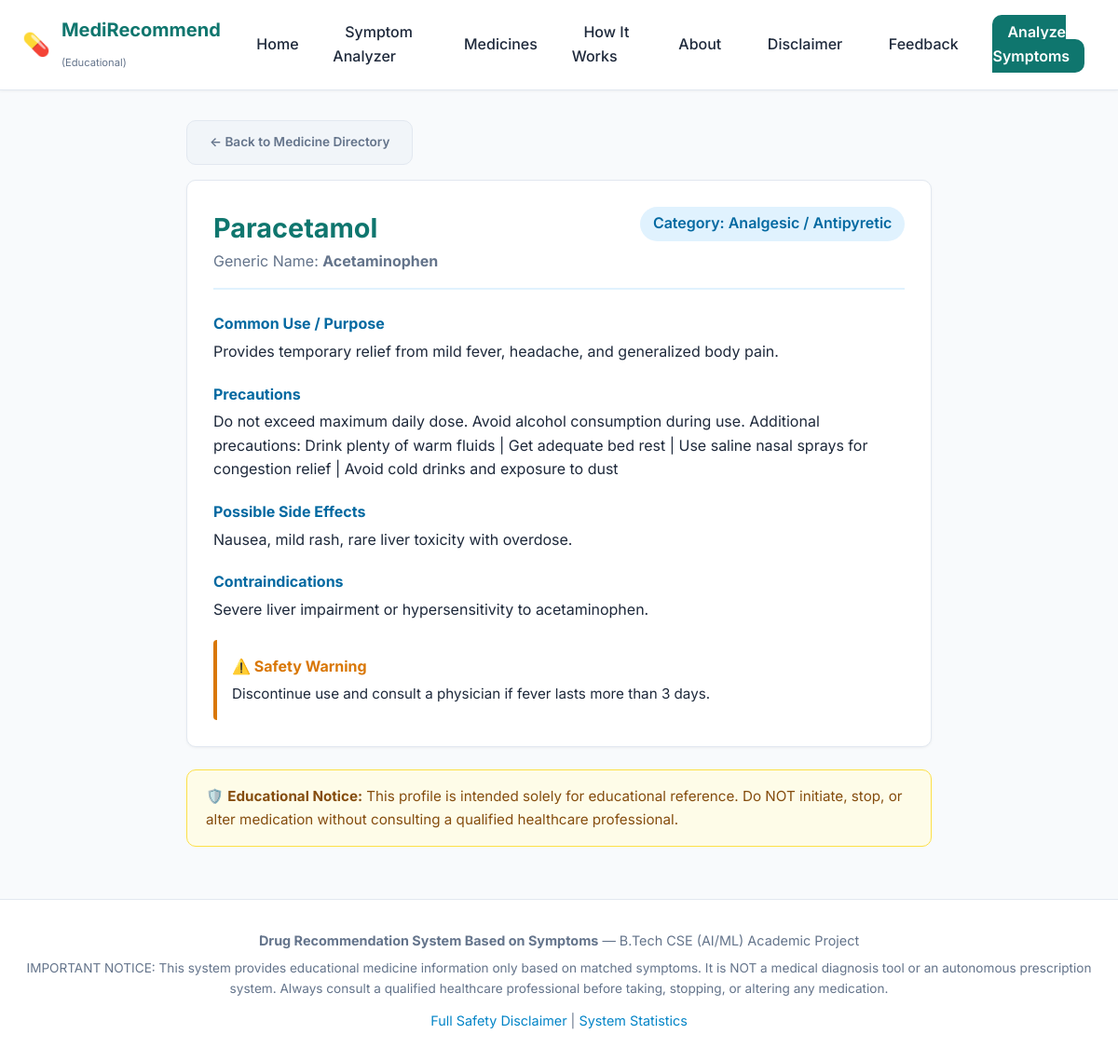
/medicine/22, run on the app's committed database.
### tables this page shows
CREATE TABLE medicines (
            id INTEGER PRIMARY KEY AUTOINCREMENT,
            medicine_name TEXT NOT NULL,
            generic_name TEXT,
            category TEXT,
            description TEXT,
            common_use TEXT,
            precautions TEXT,
            side_effects TEXT,
            contraindications TEXT,
            warning TEXT
        );

### app.py (the view)
@app.route('/medicine/<int:med_id>')
def medicine_detail(med_id):
    med = get_medicine_by_id(med_id)
    if not med:
        return render_template('404.html'), 404
    return render_template('medicine_detail.html', medicine=med)

### app.py (called while the page is built)
@app.context_processor
def inject_global_data():
    return {
        'global_disclaimer': Config.DISCLAIMER_TEXT
    }

### src/database.py (called while the page is built)
def get_db_connection():
    conn = sqlite3.connect(Config.DATABASE_PATH)
    conn.row_factory = sqlite3.Row
    return conn

def get_medicine_by_id(medicine_id):
    conn = get_db_connection()
    cursor = conn.cursor()
    row = cursor.execute("SELECT * FROM medicines WHERE id = ?", (medicine_id,)).fetchone()
    conn.close()
    return dict(row) if row else None

### templates/medicine_detail.html (shortened to what this page needs)
{% extends 'base.html' %}
{% block content %}
<div style="max-width: 800px; margin: 0 auto;">
    <div style="margin-bottom: 1rem;">
        <a href="{{ url_for('medicines') }}" class="btn btn-clear" style="font-size: 0.85rem;">← Back to Medicine Directory</a>
    </div>
    <div class="card">
        <div style="display: flex; justify-content: space-between; align-items: flex-start; flex-wrap: wrap; border-bottom: 2px solid #e0f2fe; padding-bottom: 1rem;">
            <div>
                <h1 style="color: var(--primary-color); font-size: 1.8rem;">{{ medicine.medicine_name }}</h1>
                <p style="color: var(--text-muted); font-size: 1rem;">Generic Name: <strong>{{ medicine.generic_name or 'N/A' }}</strong></p>
            </div>
            <span style="background: #e0f2fe; color: #0369a1; padding: 0.35rem 0.85rem; border-radius: 20px; font-weight: 600;">
                Category: {{ medicine.category or 'General' }}
            </span>
        </div>
        <div style="margin-top: 1.5rem; display: flex; flex-direction: column; gap: 1.25rem;">
            <div>
                <h4 style="color: var(--secondary-hover); margin-bottom: 0.25rem;">Common Use / Purpose</h4>
                <p>{{ medicine.common_use or 'Information not available in dataset.' }}</p>
            </div>
            <div>
                <h4 style="color: var(--secondary-hover); margin-bottom: 0.25rem;">Precautions</h4>
                <p>{{ medicine.precautions or 'Consult a qualified healthcare professional.' }}</p>
            </div>
            <div>
                <h4 style="color: var(--secondary-hover); margin-bottom: 0.25rem;">Possible Side Effects</h4>
                <p>{{ medicine.side_effects or 'N/A' }}</p>
            </div>
            {% if medicine.contraindications %}
                <div>
                    <h4 style="color: var(--secondary-hover); margin-bottom: 0.25rem;">Contraindications</h4>
                    <p>{{ medicine.contraindications }}</p>
                </div>
            {% endif %}
            {% if medicine.warning %}
                <div style="background: #fffbeeb; border-left: 4px solid var(--warning-color); padding: 1rem; border-radius: 4px;">
                    <h4 style="color: var(--warning-color); margin-bottom: 0.25rem;">⚠️ Safety Warning</h4>
                    <p style="font-size: 0.95rem;">{{ medicine.warning }}</p>
                </div>
            {% endif %}
        </div>
    </div>
    <div class="disclaimer-banner">
        🛡️ <strong>Educational Notice:</strong> This profile is intended solely for educational reference. Do NOT initiate, stop, or alter medication without consulting a qualified healthcare professional.
    </div>
</div>
{% endblock %}

### static/css/style.css (style rules this page uses)
:root { --primary-color: #0f766e; --primary-hover: #115e59; --secondary-color: #0284c7; --secondary-hover: #0369a1; --background-light: #f8fafc; --card-bg: #ffffff; --text-dark: #1e293b; --text-muted: #64748b; --border-color: #e2e8f0; --danger-color: #e11d48; --warning-color: #d97706; --success-color: #16a34a; --radius-sm: 6px; --radius-md: 10px; --radius-lg: 16px; --shadow-sm: 0 1px 3px rgba(0, 0, 0, 0.05); --shadow-md: 0 4px 12px rgba(0, 0, 0, 0.08); --shadow-lg: 0 10px 25px rgba(0, 0, 0, 0.1); --font-sans: 'Inter', -apple-system, BlinkMacSystemFont, 'Segoe UI', Roboto, sans-serif; }
* { box-sizing: border-box; margin: 0; padding: 0; }
body { font-family: var(--font-sans); background-color: var(--background-light); color: var(--text-dark); line-height: 1.6; display: flex; flex-direction: column; min-height: 100vh; }
a { color: var(--secondary-color); text-decoration: none; transition: color 0.2s ease; }
.btn { display: inline-block; padding: 0.75rem 1.5rem; font-size: 1rem; font-weight: 600; border-radius: var(--radius-md); border: none; cursor: pointer; transition: all 0.2s ease; text-align: center; }
.btn-clear { background-color: #f1f5f9; color: var(--text-muted); border: 1px solid var(--border-color); }
.card { background-color: var(--card-bg); border: 1px solid var(--border-color); border-radius: var(--radius-md); padding: 1.75rem; margin-bottom: 1.5rem; box-shadow: var(--shadow-sm); }
.disclaimer-banner { background-color: #fefce8; border: 1px solid #fde047; color: #854d0e; border-radius: var(--radius-md); padding: 1rem 1.25rem; margin-bottom: 1.5rem; font-size: 0.95rem; }

### data on the page
medicines: medicine_name "Paracetamol", generic_name "Acetaminophen", category "Analgesic / Antipyretic", common_use "Provides temporary relief from mild fever, headache, and generalized body pain.", precautions "Do not exceed maximum daily dose. Avoid alcohol consumption during use. Additional precautions: Drink plenty of warm fluids | Get adequate bed rest | Use saline nasal sprays for congestion relief | Avoid cold drinks and exposure to dust", side_effects "Nausea, mild rash, rare liver toxicity with overdose.", contraindications "Severe liver impairment or hypersensitivity to acetaminophen.", warning "Discontinue use and consult a physician if fever lasts more than 3 days."
